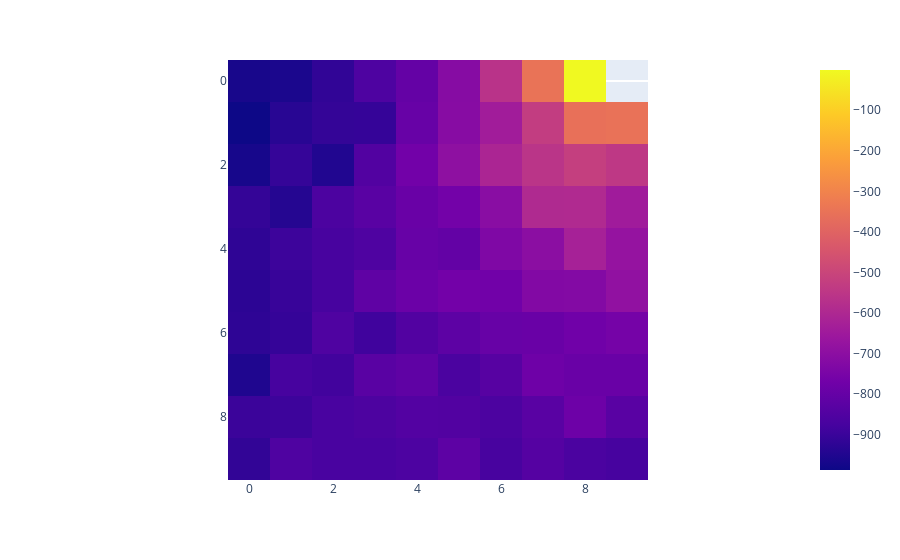

Notebook code cell kept with this figure:
### Code cell
px.imshow(state_values["right"]/state_counts["right"])

### Figure 1 — Plotly figure (JSON) as saved in the notebook; plotly's stock layout.template omitted (floating-point values rounded to 4 significant figures)
{"data": [{"coloraxis": "coloraxis", "hovertemplate": "x: %{x}<br>y: %{y}<br>color: %{z}<extra></extra>", "name": "0", "type": "heatmap", "xaxis": "x", "yaxis": "y", "z": [[-966.3, -958.8, -917.7, -856.0, -802.9, -715.2, -562.4, -348.6, -1, null], [-986.6, -933.8, -912.0, -909.6, -795.1, -712.9, -640.5, -528.2, -357.3, -352.9], [-968.1, -910.7, -947.6, -847.7, -768.3, -695.1, -608.6, -557.0, -521.1, -546.4], [-912.3, -940.4, -861.5, -830.6, -790.2, -764.0, -707.5, -593.8, -593.2, -643.8], [-922.0, -893.6, -871.7, -854.8, -796.1, -803.7, -733.7, -702.8, -623.9, -676.6], [-926.9, -903.7, -873.4, -814.8, -785.3, -766.0, -770.7, -725.8, -722.1, -687.1], [-922.6, -909.5, -855.2, -887.8, -847.1, -819.8, -795.6, -790.6, -773.0, -758.6], [-951.8, -873.4, -885.2, -829.8, -814.6, -865.6, -834.5, -778.4, -789.7, -788.9], [-898.6, -893.5, -868.8, -859.7, -844.9, -847.7, -861.0, -828.9, -779.5, -830.8], [-916.2, -855.7, -869.1, -870.6, -858.6, -819.3, -871.1, -838.9, -864.3, -875.7]]}], "layout": {"coloraxis": {"colorscale": [[0, "#0d0887"], [0.1111, "#46039f"], [0.2222, "#7201a8"], [0.3333, "#9c179e"], [0.4444, "#bd3786"], [0.5556, "#d8576b"], [0.6667, "#ed7953"], [0.7778, "#fb9f3a"], [0.8889, "#fdca26"], [1, "#f0f921"]]}, "margin": {"t": 60}, "xaxis": {"anchor": "y", "constrain": "domain", "domain": [0, 1], "scaleanchor": "y"}, "yaxis": {"anchor": "x", "autorange": "reversed", "constrain": "domain", "domain": [0, 1]}}}
